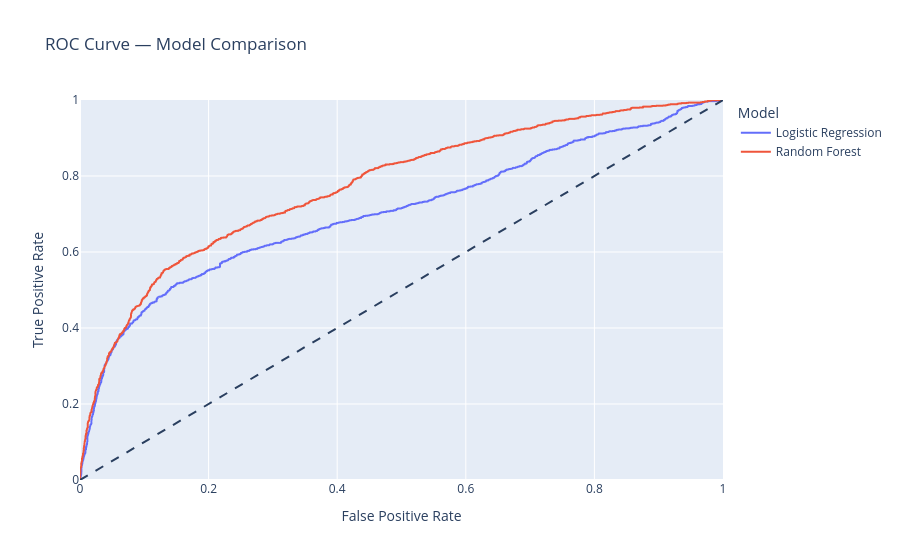

The notebook cell saved with this chart:
### Code cell
logistic_fpr, logistic_tpr, _ = roc_curve(
    y_test,
    logistic_probabilities,
)

rf_fpr, rf_tpr, _ = roc_curve(
    y_test,
    rf_probabilities,
)

roc_df = pd.concat(
    [
        pd.DataFrame(
            {
                "False Positive Rate": logistic_fpr,
                "True Positive Rate": logistic_tpr,
                "Model": "Logistic Regression",
            }
        ),
        pd.DataFrame(
            {
                "False Positive Rate": rf_fpr,
                "True Positive Rate": rf_tpr,
                "Model": "Random Forest",
            }
        ),
    ],
    ignore_index=True,
)

fig = px.line(
    roc_df,
    x="False Positive Rate",
    y="True Positive Rate",
    color="Model",
    title="ROC Curve — Model Comparison",
)

fig.add_shape(
    type="line",
    x0=0,
    y0=0,
    x1=1,
    y1=1,
    line=dict(
        dash="dash",
    ),
)

fig.update_layout(
    xaxis_range=[0, 1],
    yaxis_range=[0, 1],
)

fig.show()

### Figure 1 — Plotly figure (JSON) as saved in the notebook; plotly's stock layout.template omitted (floating-point values rounded to 4 significant figures; data arrays with more than 128 entries replaced by an {"elided": "..."} marker saying what was removed)
{"data": [{"hovertemplate": "Model=Logistic Regression<br>False Positive Rate=%{x}<br>True Positive Rate=%{y}<extra></extra>", "legendgroup": "Logistic Regression", "line": {"color": "#636efa", "dash": "solid"}, "marker": {"symbol": "circle"}, "mode": "lines", "name": "Logistic Regression", "showlegend": true, "type": "scattergl", "x": {"elided": "1718 float values"}, "xaxis": "x", "y": {"elided": "1718 float values"}, "yaxis": "y"}, {"hovertemplate": "Model=Random Forest<br>False Positive Rate=%{x}<br>True Positive Rate=%{y}<extra></extra>", "legendgroup": "Random Forest", "line": {"color": "#EF553B", "dash": "solid"}, "marker": {"symbol": "circle"}, "mode": "lines", "name": "Random Forest", "showlegend": true, "type": "scattergl", "x": {"elided": "1645 float values"}, "xaxis": "x", "y": {"elided": "1645 float values"}, "yaxis": "y"}], "layout": {"legend": {"title": {"text": "Model"}, "tracegroupgap": 0}, "shapes": [{"line": {"dash": "dash"}, "type": "line", "x0": 0, "x1": 1, "y0": 0, "y1": 1}], "title": {"text": "ROC Curve — Model Comparison"}, "xaxis": {"anchor": "y", "domain": [0, 1], "range": [0, 1], "title": {"text": "False Positive Rate"}}, "yaxis": {"anchor": "x", "domain": [0, 1], "range": [0, 1], "title": {"text": "True Positive Rate"}}}}
